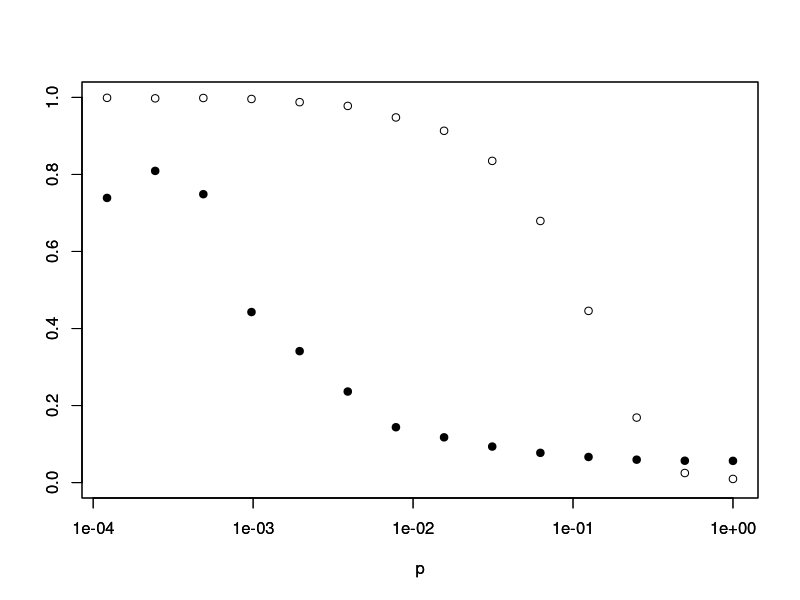

Write R code to recreate this figure.
library(igraph)

ws_graph <- watts.strogatz.game(1, 1000, 4, 0)

bc <- transitivity(ws_graph)
ba <- average.path.length(ws_graph)

i <- 1
p <- c()
c <- c()
l <- c()
for (k in 1:14)
{
  ws_graph <- watts.strogatz.game(1, 1000, 4, i)
  p <- append(p, i)
  c <- append(c, transitivity(ws_graph) / bc)
  l <- append(l, average.path.length(ws_graph) / ba)
  i <- i / 2
}

clustering_coeff <- data.frame(p,c)
clustering_coeff
shortest_path <- data.frame(p,l)
shortest_path
plot(clustering_coeff, log='x', ylab="", ylim=c(0,1))
par(new=TRUE)
plot(shortest_path, log='x', ylab="", ylim=c(0,1), pch=19)